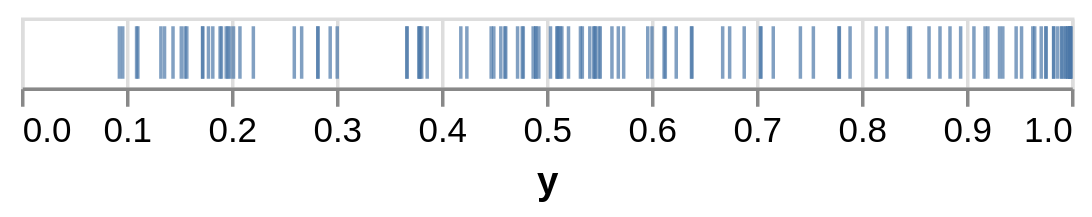

The cell this chart's notebook holds for it:
### Code cell
# try a strip plot to see y distribution 

alt.Chart(get_plot_df(5)).mark_tick().encode(x = "y")

### Figure 1 — Vega-Lite specification as saved in the notebook (floating-point values rounded to 4 significant figures)
{"config": {"view": {"continuousWidth": 300, "continuousHeight": 300}}, "data": {"name": "data-f553e2d8fea4ffdb0e5ce0caae3cce49"}, "mark": {"type": "tick"}, "encoding": {"x": {"field": "y", "type": "quantitative"}}, "$schema": "https://vega.github.io/schema/vega-lite/v6.1.0.json", "datasets": {"data-f553e2d8fea4ffdb0e5ce0caae3cce49": [{"x": 0, "y": 0.1827}, {"x": 1, "y": 0.199}, {"x": 2, "y": 0.1527}, {"x": 3, "y": 0.1579}, {"x": 4, "y": 0.1785}, {"x": 5, "y": 0.1562}, {"x": 6, "y": 0.1332}, {"x": 7, "y": 0.197}, {"x": 8, "y": 0.0969}, {"x": 9, "y": 0.1954}, {"x": 10, "y": 0.09369}, {"x": 11, "y": 0.1113}, {"x": 12, "y": 0.1896}, {"x": 13, "y": 0.2024}, {"x": 14, "y": 0.1731}, {"x": 15, "y": 0.1101}, {"x": 16, "y": 0.1909}, {"x": 17, "y": 0.1448}, {"x": 18, "y": 0.1729}, {"x": 19, "y": 0.2085}, {"x": 20, "y": 0.1367}, {"x": 21, "y": 0.2213}, {"x": 22, "y": 0.2827}, {"x": 23, "y": 0.3012}, {"x": 24, "y": 0.2673}, {"x": 25, "y": 0.2603}, {"x": 26, "y": 0.2945}, {"x": 27, "y": 0.2828}, {"x": 28, "y": 0.3677}, {"x": 29, "y": 0.3789}, {"x": 30, "y": 0.3816}, {"x": 31, "y": 0.3674}, {"x": 32, "y": 0.38}, {"x": 33, "y": 0.4189}, {"x": 34, "y": 0.4246}, {"x": 35, "y": 0.4478}, {"x": 36, "y": 0.3795}, {"x": 37, "y": 0.3868}, {"x": 38, "y": 0.457}, {"x": 39, "y": 0.4729}, {"x": 40, "y": 0.4608}, {"x": 41, "y": 0.4503}, {"x": 42, "y": 0.4784}, {"x": 43, "y": 0.4774}, {"x": 44, "y": 0.4617}, {"x": 45, "y": 0.5137}, {"x": 46, "y": 0.5109}, {"x": 47, "y": 0.5214}, {"x": 48, "y": 0.4932}, {"x": 49, "y": 0.5118}, {"x": 50, "y": 0.4903}, {"x": 51, "y": 0.5104}, {"x": 52, "y": 0.5328}, {"x": 53, "y": 0.547}, {"x": 54, "y": 0.5043}, {"x": 55, "y": 0.5466}, {"x": 56, "y": 0.4878}, {"x": 57, "y": 0.4902}, {"x": 58, "y": 0.5346}, {"x": 59, "y": 0.5151}, {"x": 60, "y": 0.5417}, {"x": 61, "y": 0.5504}, {"x": 62, "y": 0.5628}, {"x": 63, "y": 0.5455}, {"x": 64, "y": 0.5517}, {"x": 65, "y": 0.5689}, {"x": 66, "y": 0.574}, {"x": 67, "y": 0.6009}, {"x": 68, "y": 0.5969}, {"x": 69, "y": 0.6136}, {"x": 70, "y": 0.6125}, {"x": 71, "y": 0.624}, {"x": 72, "y": 0.639}, {"x": 73, "y": 0.6385}, {"x": 74, "y": 0.6888}, {"x": 75, "y": 0.6683}, {"x": 76, "y": 0.6749}, {"x": 77, "y": 0.7047}, {"x": 78, "y": 0.7042}, {"x": 79, "y": 0.7165}, {"x": 80, "y": 0.7423}, {"x": 81, "y": 0.7546}, {"x": 82, "y": 0.7794}, {"x": 83, "y": 0.7791}, {"x": 84, "y": 0.7896}, {"x": 85, "y": 0.8144}, {"x": 86, "y": 0.8248}, {"x": 87, "y": 0.8471}, {"x": 88, "y": 0.8452}, {"x": 89, "y": 0.8648}, {"x": 90, "y": 0.8752}, {"x": 91, "y": 0.8848}, {"x": 92, "y": 0.8949}, {"x": 93, "y": 0.9076}, {"x": 94, "y": 0.9181}, {"x": 95, "y": 0.9209}, {"x": 96, "y": 0.9319}, {"x": 97, "y": 0.9351}, {"x": 98, "y": 0.9478}, {"x": 99, "y": 0.9529}, {"x": 100, "y": 0.9636}, {"x": 101, "y": 0.9655}, {"x": 102, "y": 0.9716}, {"x": 103, "y": 0.9759}, {"x": 104, "y": 0.9835}, {"x": 105, "y": 0.9914}, {"x": 106, "y": 0.9946}, {"x": 107, "y": 0.9969}, {"x": 108, "y": 0.9987}, {"x": 109, "y": 0.9993}, {"x": 110, "y": 1.0}, {"x": 111, "y": 0.9997}, {"x": 112, "y": 0.9986}, {"x": 113, "y": 0.9986}, {"x": 114, "y": 0.9972}, {"x": 115, "y": 0.9946}, {"x": 116, "y": 0.9911}, {"x": 117, "y": 0.9874}, {"x": 118, "y": 0.9835}, {"x": 119, "y": 0.9764}]}}
